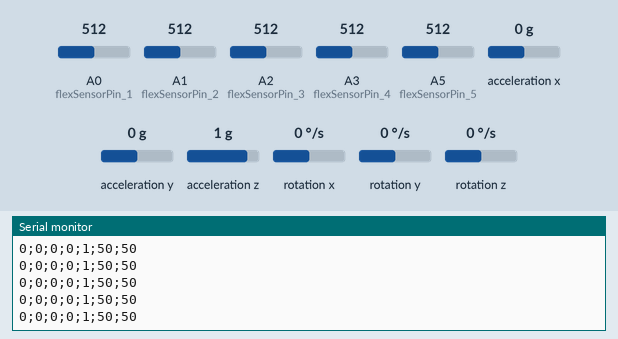
A sketch run on a simulated Arduino Uno, built with avr-gcc and run on an emulated ATmega328P. Shown: the last lines printed to the serial monitor. The inputs (shaded band) are chosen by the test bench; at power-on: acceleration x 0 g, A0 (flexSensorPin_1) = 512, A2 (flexSensorPin_3) = 512, A1 (flexSensorPin_2) = 512, A3 (flexSensorPin_4) = 512, A5 (flexSensorPin_5) = 512, acceleration y 0 g, acceleration z 1 g, rotation x 0 °/s, rotation y 0 °/s, rotation z 0 °/s.

Above: at 1.2 s.
1.3 s: acceleration x set to -1.4 g
At 1.34 s:
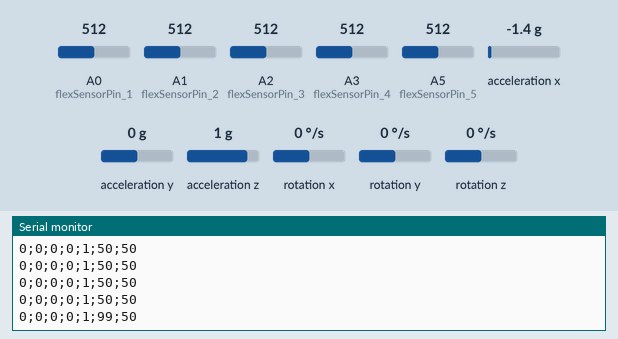
2.8 s: A0 (flexSensorPin_1) set to 306
At 2.88 s:
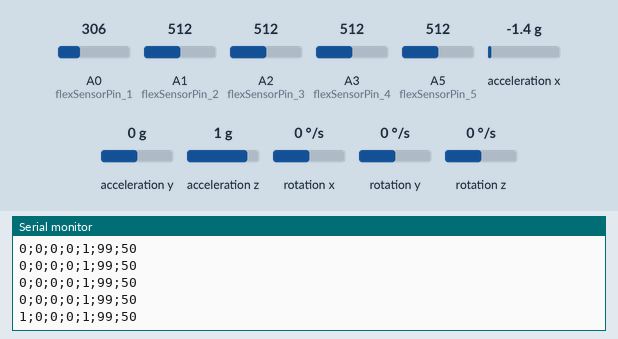
4.3 s: A2 (flexSensorPin_3) set to 306
At 4.31 s:
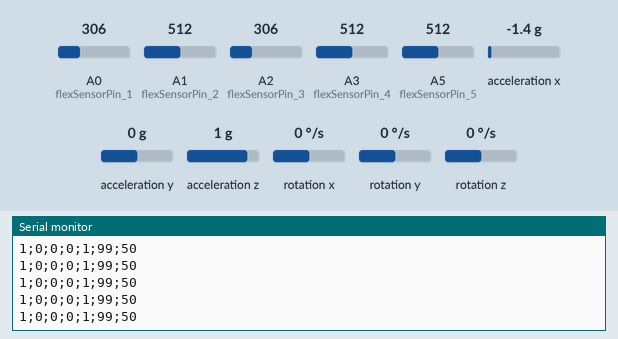
5.8 s: A1 (flexSensorPin_2) set to 306
At 5.85 s:
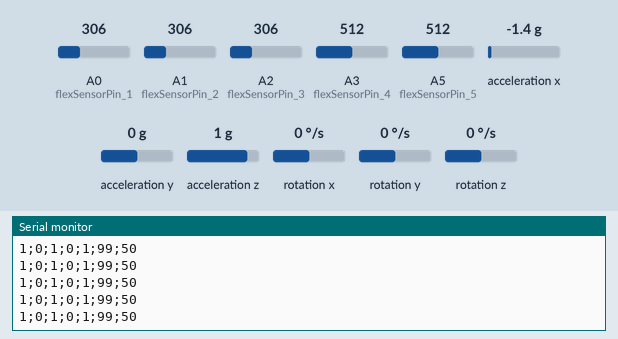
7.3 s: A3 (flexSensorPin_4) set to 306
At 7.39 s:
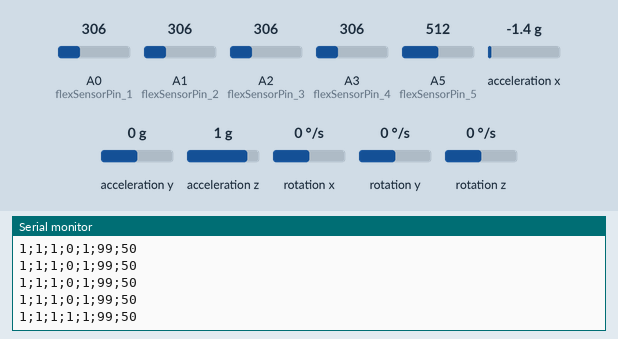
8.8 s: A5 (flexSensorPin_5) set to 790
At 8.83 s:
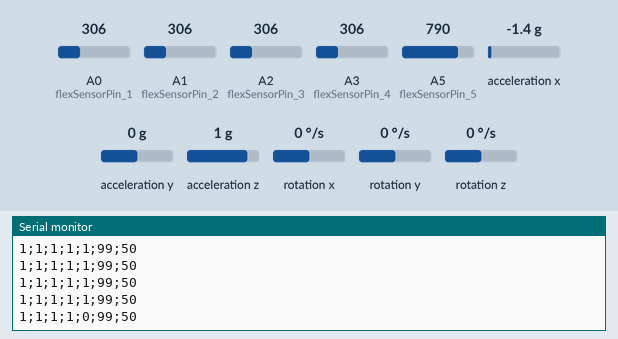

The sketch:

rekawica.ino
```cpp
// biblioteka I2C
#include <Wire.h>
//biblioteka żyroskop i akcelerometr
#include <LSM6.h>

// zdefiniowanie wejść analogowych
static int flexSensorPin_1 = A0;
static int flexSensorPin_2 = A1;
static int flexSensorPin_3 = A2;
static int flexSensorPin_4 = A3;
static int flexSensorPin_5 = A5;

// zdefiniowanie akceletometru
LSM6 imu;
char reportAcc[200];

int pozycjaY;
int pozycjaX;

// inicjalizacja wejść analogowych jako czujniku ugięcia
int flexSensorReadingsPinki;
int flexSensorReadingsRing;
int flexSensorReadingsMiddle;
int flexSensorReadingsIndex;
int flexSensorReadingsThumb;

// uruchmienie zmiennych lokalnych
// które reprezentują stan logiczny czujników ugięcia
bool flexSensorReadingsPinkiLogic;
bool flexSensorReadingsRingLogic;
bool flexSensorReadingsMiddleLogic;
bool flexSensorReadingsIndexLogic;
bool flexSensorReadingsThumbLogic;

void setup(){
// otwarcie komunikacji szeregowej USB
Serial.begin(9600);
// otwarnie komunikacji I2C
Wire.begin();

// jesli nie znajdziemy urządzenia LMS6 to wysyłamy komunikat
if (!imu.init())
{
Serial.println("Failed to detect and initialize IMU!");
while (1);
}
imu.enableDefault();

}

void loop(){
// uruchomienie funkcji odczytu z czujników
// w powtarzającej się pętli
readFlexSensors();
readAcce();
// wysłanie danych do komputera
Serial.println();
// odczekanie przed kolejnym wysłaniem
delay(100);
}

void readFlexSensors(){

// inicjalizacja wejść analogowych jako czujniku ugięcia
flexSensorReadingsPinki = analogRead(flexSensorPin_1);
flexSensorReadingsRing = analogRead(flexSensorPin_2);
flexSensorReadingsMiddle = analogRead(flexSensorPin_3);
flexSensorReadingsIndex = analogRead(flexSensorPin_4);
flexSensorReadingsThumb = analogRead(flexSensorPin_5);

// przetworzenie stanu analogowego czujnika na stan logiczny 1/0
if(flexSensorReadingsPinki<390){
flexSensorReadingsPinkiLogic = 1;
}else{
flexSensorReadingsPinkiLogic = 0;
}

if(flexSensorReadingsRing<350){
flexSensorReadingsRingLogic = 1;
}else{
flexSensorReadingsRingLogic = 0;
}

if(flexSensorReadingsMiddle<350){
flexSensorReadingsMiddleLogic = 1;
}else{
flexSensorReadingsMiddleLogic = 0;
}

if(flexSensorReadingsIndex<350){
flexSensorReadingsIndexLogic = 1;
}else{
flexSensorReadingsIndexLogic = 0;
}

if(flexSensorReadingsThumb<780){
flexSensorReadingsThumbLogic = 1;
}else{
flexSensorReadingsThumbLogic = 0;
}

// podanie odczytanych stanów na odpowiednie miejsca
// w ramce danych przesyłanych do komputera
Serial.print(flexSensorReadingsPinkiLogic);
Serial.print(";");
Serial.print(flexSensorReadingsRingLogic);
Serial.print(";");
Serial.print(flexSensorReadingsMiddleLogic);
Serial.print(";");
Serial.print(flexSensorReadingsIndexLogic);
Serial.print(";");
Serial.print(flexSensorReadingsThumbLogic);
Serial.print(";");
}

// odczyt danych z akcelerometru przez magistralę I2C
void readAcce(){
// uruchomienie odczytu z urządzenia LSM6
imu.read();
// odczytanie odpowiednich zmiennych z zadanrgo urządzenia
pozycjaX = map(imu.a.x, -16500, 16500, 99, 0);
pozycjaY = map(imu.a.y, -16500, 16500, 99, 0);

// zabezpieczenia
if (pozycjaX > 35 && pozycjaX < 65){
  pozycjaX = 50;
}
if (pozycjaY > 35 && pozycjaY < 65){
  pozycjaY = 50;
}

if (pozycjaX > 99){
  pozycjaX = 99;
}else if (pozycjaX < 0){
  pozycjaX = 0;
}

if (pozycjaY > 99){
  pozycjaY = 99;
}else if (pozycjaY < 0){
  pozycjaY = 0;
}

// podanie zmiennych do ramki danych
Serial.print(pozycjaX);
Serial.print(";");
Serial.print(pozycjaY);
}
```

Measured:
- after the input at 1.3 s, the serial monitor: prints a new line at once (image 1)
- after the input at 2.8 s, the serial monitor: prints a new line after 0.07 s (image 2)
- after the input at 7.3 s, the serial monitor: prints a new line after 0.09 s (image 5)
- after the input at 8.8 s, the serial monitor: prints a new line at once (image 6)
